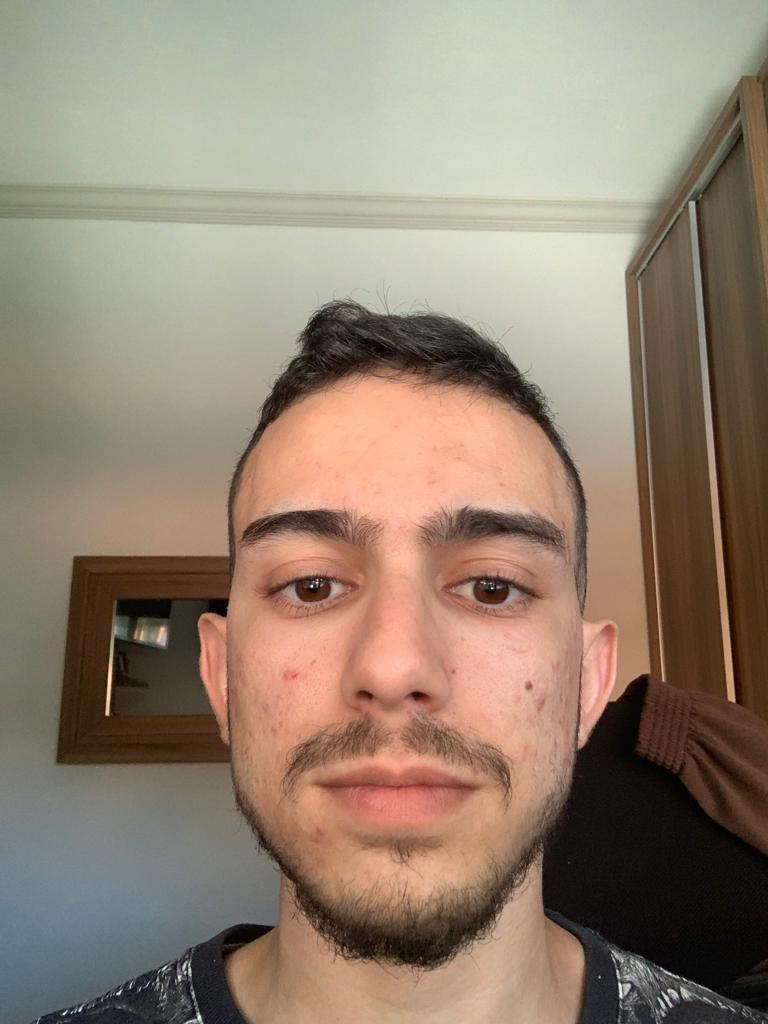
#> input picture codigo/img/otavio.jpeg, 768 x 1024 px
$ python atv10.py
#> lines starting #> are read from the running program, lines starting #| are printed output that depends on the picture; after the words box and inside, x2 and y2 are one past the last pixel; in counts of white or black regions, pixels touching at a corner belong together
import cv2
import numpy as np


def showImage(img):
    cv2.imshow("original",img)
    cv2.waitKey(0)


def main():
    img= cv2.imread("img/otavio.jpeg")
#> img is the input picture: shape (1024, 768, 3); mean B, G, R 114.3, 131.1, 148
    showImage(img)
    min = np.array([2, 58, 100], dtype = "uint8")
    max = np.array([253, 228, 235], dtype = "uint8")

    image = cv2.imread("img/otavio.jpeg")
    hsv = cv2.cvtColor(image, cv2.COLOR_BGR2HSV)
#> hsv: shape (1024, 768, 3); mean H, S, V 28.1, 71.5, 150.8

    imageCo = cv2.cvtColor(image, cv2.COLOR_BGR2HSV)
    #função inrange vai fazer a comparação entre as matrizes,caso nao estiver ele zera o
    shinRegion = cv2.inRange(imageCo, min, max)
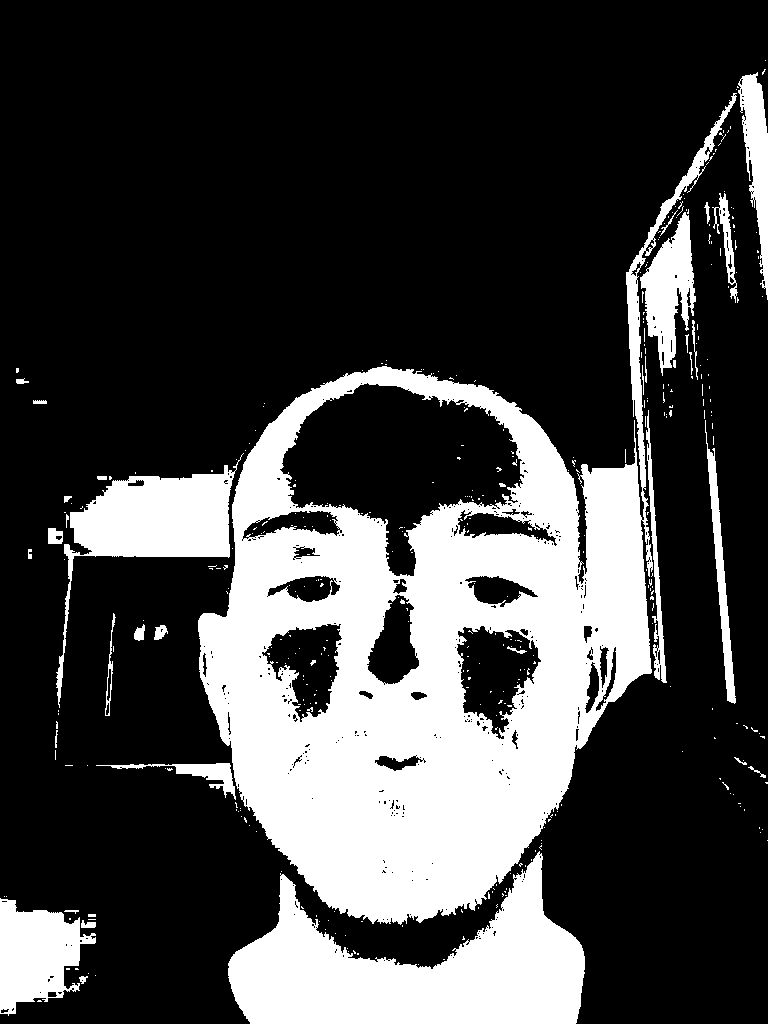
#> shinRegion: shape (1024, 768); 26.3% white; 391 white regions (353 under 20 px), largest, box (x1, y1, x2, y2) and area: (198, 93, 737, 925) 139964, (228, 851, 585, 1024) 31939, (56, 453, 244, 708) 12105
    skin = cv2.bitwise_and(image, image, mask = shinRegion)
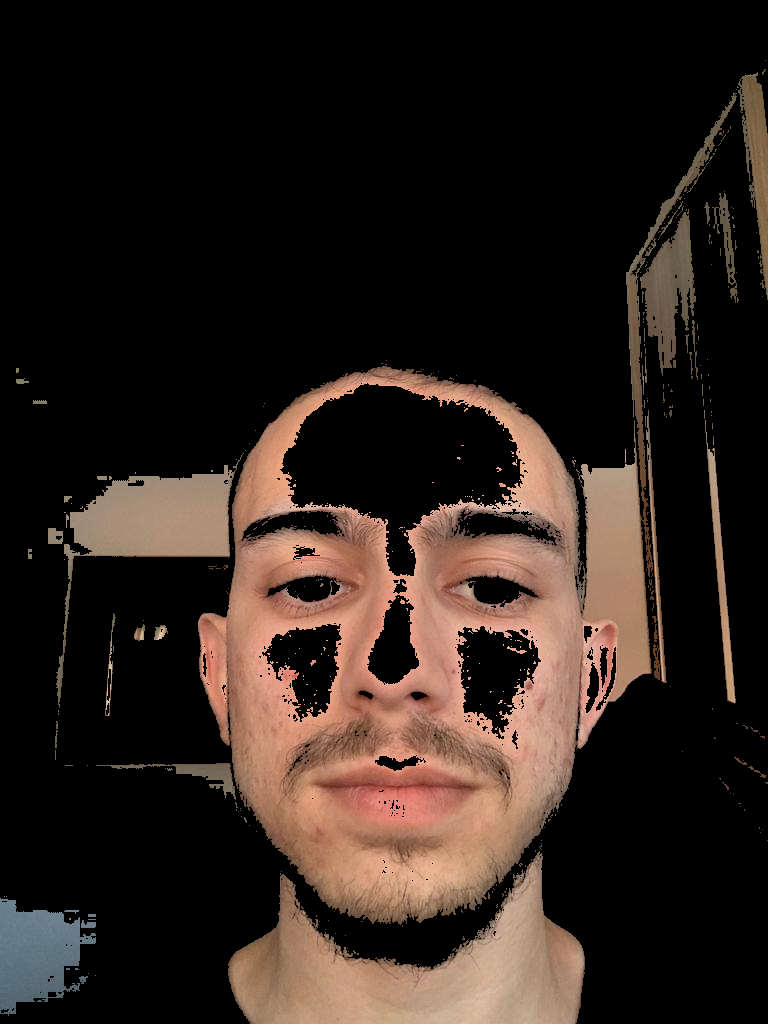
#> skin: shape (1024, 768, 3); mean B, G, R 28.6, 34.5, 45.7

    """
    A função numpy.hstack() é usada para empilhar a sequência de arrays de entrada
    horizontalmente (ou seja, coluna sábia) para fazer um único array,mesclando a imagem  com a skin.
    """
    cv2.imwrite("mascara.png", np.hstack([image, skin]))
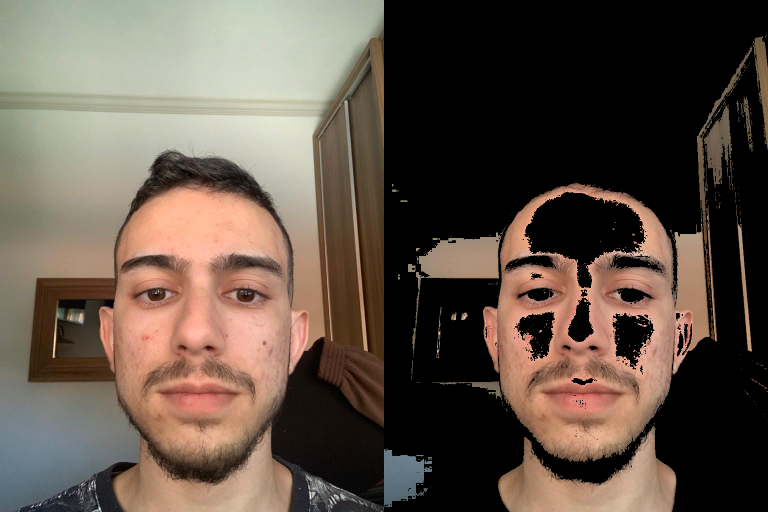
#> saved as mascara.png: shape (1024, 1536, 3) (shown at 1/2 size); mean B, G, R 71.5, 82.8, 96.9
    showImage(shinRegion)

if __name__ == "__main__":
    main()

#fim da atividade da tarefa4

$ run again, with codigo/img/tia.jpeg copied over codigo/img/otavio.jpeg
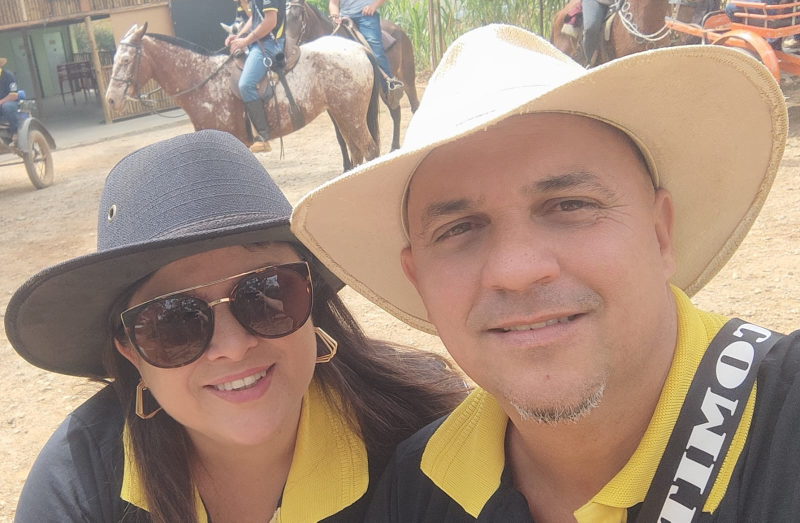
#> input picture codigo/img/tia.jpeg, 1600 x 1045 px (shown at 1/2 size)
#> in main, img is the input picture: shape (1045, 1600, 3); mean B, G, R 125.2, 142.3, 165.6
#> hsv: shape (1045, 1600, 3); mean H, S, V 35.9, 63.4, 167.1
#> in main, `shinRegion = cv2.inRange(imageCo, min, max)`:
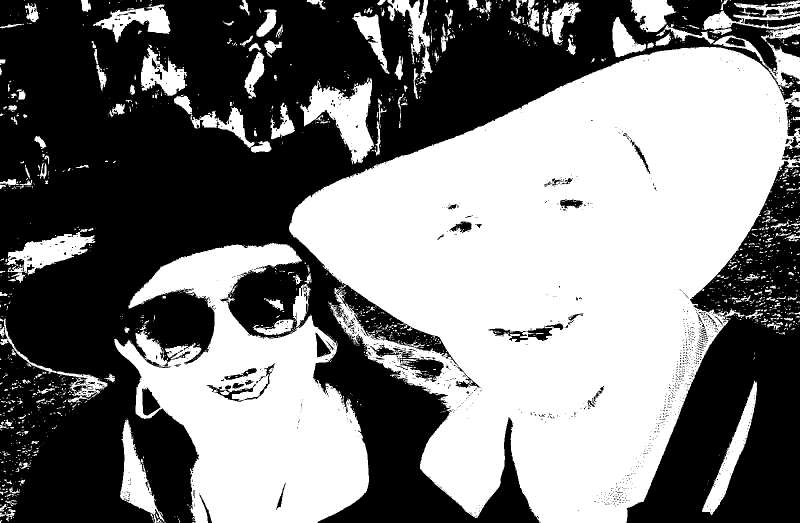
#> shinRegion: shape (1045, 1600) (shown at 1/2 size); 49% white; 1712 white regions (1454 under 20 px), largest, box (x1, y1, x2, y2) and area: (578, 93, 1600, 1045) 561496, (228, 485, 738, 1045) 151447, (600, 155, 748, 329) 11304
#> in main, `cv2.imwrite("mascara.png", np.hstack([image, skin]))`:
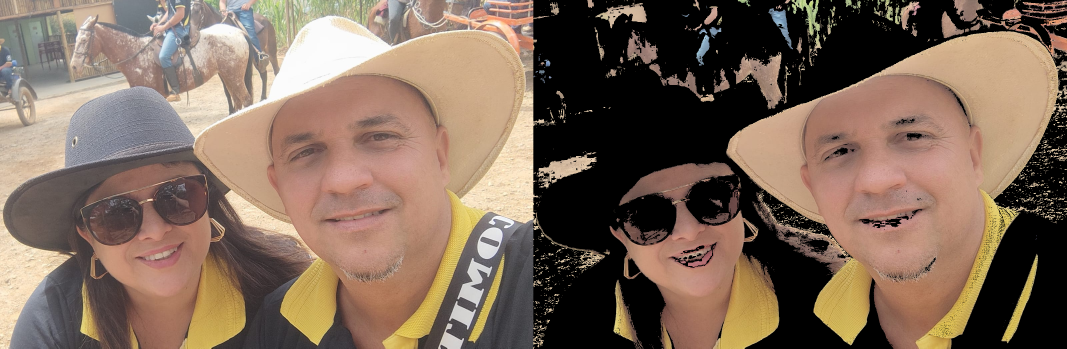
#> saved as mascara.png: shape (1045, 3200, 3) (shown at 1/3 size); mean B, G, R 90.7, 106.3, 127.2
